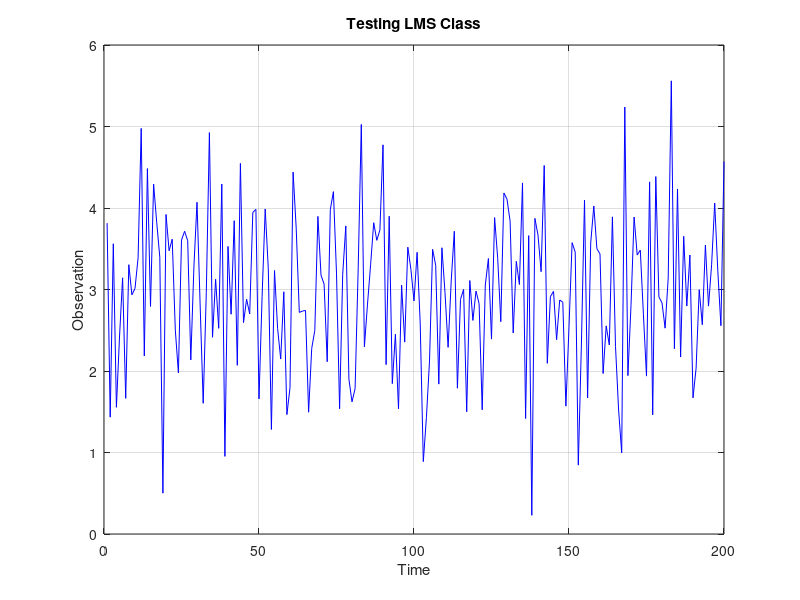

The MATLAB script that drew this image: (Note: this script raises an error after producing the figure.)
% Initial test Multi-Agent System
addpath("./Technique/")
addpath("./Agent/")

%% Simple stationary simulation
x = [1 1 1]';
x_dim = 3;
u = [1 1 1];
N = 200;
n = 1:N;
Na = 6;
noise = randn(Na,N);

d = u*x + noise;
y_dim = 1;

%% Figures
figure(1)
plot(n,d(1,:),'b')
xlabel('Time')
ylabel('Observation')
title('Testing LMS Class')
hold on
grid on

% Choose an Agent vector and Run sim
%{ OBS: (Previsão de acordo com a teoria)
%}
%% 1º Valor alto de RMSE (3 agentes, Wiener, non coop)
agent_vec = Agent_vector();
%% 2º Valor alto de RMSE (Na agentes, Wiener, non coop)
agent_vec = Agent_vector('n_agents', Na);
%% 3º Valor mais baixo de RMSE (Na agents, Wiener, consensus constrain)
a_vec = repmat(Agent(), [1, Na]);
for a = 1:Na
    a_vec(a) = Agent();
end
agent_vec = Agent_vector('agents_vec', a_vec, 'coop_type', Cooperation_type.consensus_constrain, 'B_matrix', [1 1 1 0 0 0;...
                                                                                                              1 1 0 0 0 0;...
                                                                                                              1 0 1 1 0 0;...
                                                                                                              0 0 1 1 1 1;...
                                                                                                              0 0 0 1 1 0;...
                                                                                                              0 0 0 1 0 1;]);
%% 4º Valor baixo de RMSE (Na agents, Wiener, single task)
agent_vec = Agent_vector('n_agents', Na, 'coop_type', Cooperation_type.single_task, 'B_matrix', [1 1 1 0 0 0;...
                                                                                                1 1 0 0 0 0;...
                                                                                                1 0 1 1 0 0;...
                                                                                                0 0 1 1 1 1;...
                                                                                                0 0 0 1 1 0;...
                                                                                                0 0 0 1 0 1;]);
%% 5º Valor mais baixo de RMSE (Na agents, RLS, single task)
a_vec = repmat(Agent(), [1, Na]);
for a = 1:Na
    a_vec(a) = Agent('agent_tech', Rls('lambda', 0.88));
end
agent_vec = Agent_vector('agents_vec', a_vec, 'coop_type', Cooperation_type.single_task, 'B_matrix', [1 1 1 0 0 0;...
                                                                                                      1 1 0 0 0 0;...
                                                                                                      1 0 1 1 0 0;...
                                                                                                      0 0 1 1 1 1;...
                                                                                                      0 0 0 1 1 0;...
                                                                                                      0 0 0 1 0 1;]);
%% 6º Valor mais baixo de RMSE (Na agents, LMS, single task)
a_vec = repmat(Agent(), [1, Na]);
for a = 1:Na
    a_vec(a) = Agent('agent_tech', Lms('x_dim', 3, 'y_dim', 1, 'H_ini', [0 0 0], 'epsilon', 1e-5, 'mu', .3));
end
agent_vec = Agent_vector('agents_vec', a_vec, 'coop_type', Cooperation_type.single_task, 'B_matrix', [1 1 1 0 0 0;...
                                                                                                      1 1 0 0 0 0;...
                                                                                                      1 0 1 1 0 0;...
                                                                                                      0 0 1 1 1 1;...
                                                                                                      0 0 0 1 1 0;...
                                                                                                      0 0 0 1 0 1;]);
%% Run sim
H_hat_history = zeros(y_dim, x_dim, Na, N);
y_hat_history = zeros(y_dim, Na, N);
obs = d';
for n = 1:N
    agent_vec.update(obs(n,:),x);
    for a = 1:Na
        H_hat_history(:,:,a,n) = agent_vec.agents_vec(a).get_H_hat();
        y_hat_history(:,a,n) = agent_vec.agents_vec(a).get_y_hat();
    end
end

%% Plots

n = 1:N;
plot(n, reshape(y_hat_history(:,1,:), [1, N]), 'r--');
plot(n, reshape(y_hat_history(:,2,:), [1, N]), 'g--');
plot(n, reshape(y_hat_history(:,3,:), [1, N]), 'k--');
legend('obs', 'a1', 'a2', 'a3')
hold off

%% The error
e1 = abs(reshape(y_hat_history(:,1,:), [1, N]) - u*x);
e2 = zeros(1,N);
for i = 1:N
    e2(i) = norm(H_hat_history(:,:,1,i) - u);
end
figure(2)
plot(n,e1,'b')
hold on
plot(n,e2,'r')
title('Test: Error.')
ylabel('e[n]')
xlabel('n')
legend('y', 'H')
grid on
hold off
